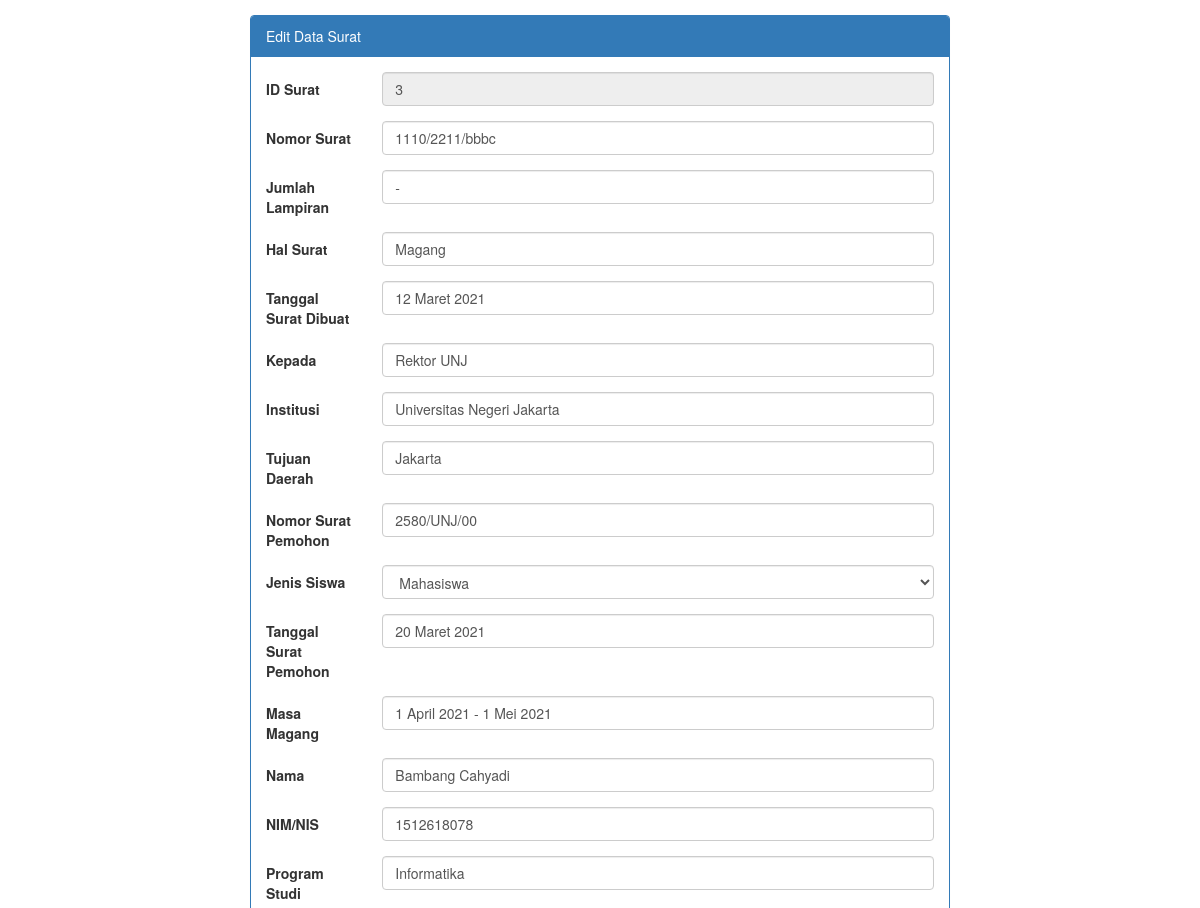
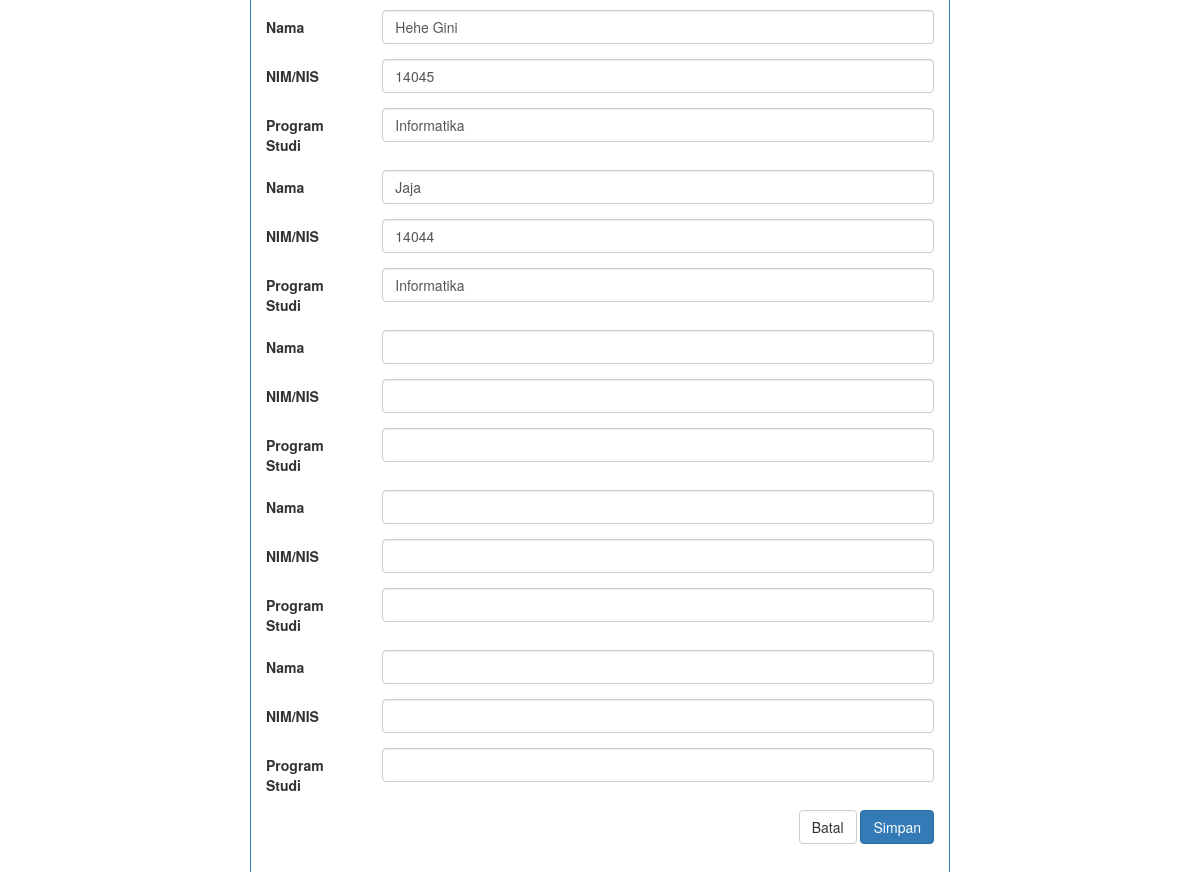
The page /home/formedit/3 on the database its author committed (2 pictures, top to bottom).
### tables this page shows
CREATE TABLE `surat` (
  `id_surat` int(11) NOT NULL,
  `no_surat` varchar(255) NOT NULL,
  `lampiran` varchar(3) NOT NULL,
  `hal_surat` varchar(255) NOT NULL,
  `tglsurat_dibuat` varchar(255) NOT NULL,
  `kepada_surat` varchar(255) NOT NULL,
  `institusi_surat` varchar(255) NOT NULL,
  `daerah_surat` varchar(255) NOT NULL,
  `no_surat_pemohon` varchar(255) NOT NULL,
  `jenis_siswa` varchar(255) NOT NULL,
  `tglsurat_pemohon` varchar(255) NOT NULL,
  `masa_magang` varchar(255) NOT NULL,
  `nama` varchar(255) NOT NULL,
  `nim` varchar(255) NOT NULL,
  `program_studi` varchar(255) NOT NULL,
  `nama2` varchar(255) NOT NULL,
  `nim2` varchar(255) NOT NULL,
  `program_studi2` varchar(255) NOT NULL,
  `nama3` varchar(255) NOT NULL,
  `nim3` varchar(255) NOT NULL,
  `program_studi3` varchar(255) NOT NULL,
  `nama4` varchar(255) NOT NULL,
  `nim4` varchar(255) NOT NULL,
  `program_studi4` varchar(255) NOT NULL,
  `nama5` varchar(255) NOT NULL,
  `nim5` varchar(255) NOT NULL,
  `program_studi5` varchar(255) NOT NULL,
  `nama6` varchar(255) NOT NULL,
  `nim6` varchar(255) NOT NULL,
  `program_studi6` varchar(255) NOT NULL
);

### application/controllers/Home.php (called while the page is built, shortened)
<?php
class Home extends CI_Controller
{
	public function __construct()
	{
		$this->load->model('model_surat');
		$this->load->helper(['url_helper', 'form']);
		$this->load->library(['form_validation', 'session', 'pdf']);
	}
	public function formedit($id)
	{
		$data['title'] = 'Edit Data | Test tampil Database';
		$data['db'] = $this->model_surat->edit_surat($id);
		$this->load->view('templates/header', $data);
		$this->load->view('formedit', $data);
		$this->load->view('templates/footer');
	}
}

### index.php (called while the page is built, shortened)
<?php
require_once BASEPATH.'core/CodeIgniter.php';

### application/config/database.php (called while the page is built, shortened)
<?php
$db['default'] = array(
	'dsn'	=> '',
	'hostname' => 'localhost',
	'username' => 'root',
	'password' => '',
	'database' => 'database_surat',
	'dbdriver' => 'mysqli',
	'dbprefix' => '',
	'pconnect' => FALSE,
	'db_debug' => (ENVIRONMENT !== 'production'),
	'cache_on' => FALSE,
	'cachedir' => '',
	'char_set' => 'utf8',
	'dbcollat' => 'utf8_general_ci',
	'swap_pre' => '',
	'encrypt' => FALSE,
	'compress' => FALSE,
	'stricton' => FALSE,
	'failover' => array(),
	'save_queries' => TRUE
);

### application/models/model_surat.php (called while the page is built, shortened)
<?php
class model_surat extends CI_Model
{
	public function edit_surat($id)
	{
		$query = $this->db->get_where('surat', ['id_surat' => $id]);
		return $query->row();
	}
}

### application/views/formedit.php (the view, shortened to what this page needs)
<section class="container-fluid">
	<div class="row">
		<div class="form-input clearfix">
			<div class="col-md-auto">
				<div class="panel panel-primary">
					<div class="panel-heading">Edit Data Surat</div>
					<div class="panel-body">
						<?php echo form_open('home/updatesurat/' . $db->id_surat, ['class' => 'form-horizontal', 'method' => 'post']); ?>
						<div class="form-group <?php echo (form_error('id_surat') != '') ? 'has-error has-feedback' : '' ?>">
							<label for="id_surat" class="control-label col-sm-2">ID Surat </label>
							<div class="col-sm-10">
								<input type="text" class="form-control" name="id_surat" value="<?php echo set_value('id_surat', $db->id_surat); ?>" readonly>
							</div>
						</div>
						<div class="form-group">
							<label for="no_surat" class="control-label col-sm-2">Nomor Surat </label>
							<div class="col-sm-10">
								<input type="text" class="form-control" name="no_surat" value="<?php echo set_value('no_surat', $db->no_surat); ?>">
							</div>
						</div>
						<div class="form-group">
							<label for="lampiran" class="control-label col-sm-2">Jumlah Lampiran </label>
							<div class="col-sm-10">
								<input type="text" class="form-control" name="lampiran" value="<?php echo set_value('lampiran', $db->lampiran); ?>">
							</div>
						</div>
						<div class="form-group">
							<label for="hal_surat" class="control-label col-sm-2">Hal Surat </label>
							<div class="col-sm-10">
								<input type="text" class="form-control" name="hal_surat" value="<?php echo set_value('hal_surat', $db->hal_surat); ?>">
							</div>
						</div>
						<div class="form-group">
							<label for="tglsurat_dibuat" class="control-label col-sm-2">Tanggal Surat Dibuat </label>
							<div class="col-sm-10">
								<input type="text" class="form-control" name="tglsurat_dibuat" value="<?php echo set_value('tglsurat_dibuat', $db->tglsurat_dibuat); ?>">
							</div>
						</div>
						<div class="form-group">
							<label for="kepada_surat" class="control-label col-sm-2">Kepada </label>
							<div class="col-sm-10">
								<input type="text" class="form-control" name="kepada_surat" value="<?php echo set_value('kepada_surat', $db->kepada_surat); ?>">
							</div>
						</div>
						<div class="form-group">
							<label for="institusi_surat" class="control-label col-sm-2">Institusi </label>
							<div class="col-sm-10">
								<input type="text" class="form-control" name="institusi_surat" value="<?php echo set_value('institusi_surat', $db->institusi_surat); ?>">
							</div>
						</div>
						<div class="form-group">
							<label for="daerah_surat" class="control-label col-sm-2">Tujuan Daerah </label>
							<div class="col-sm-10">
								<input type="text" class="form-control" name="daerah_surat" value="<?php echo set_value('daerah_surat', $db->daerah_surat); ?>">
							</div>
						</div>
						<div class="form-group">
							<label for="no_surat_pemohon" class="control-label col-sm-2">Nomor Surat Pemohon</label>
							<div class="col-sm-10">
								<input type="text" class="form-control" name="no_surat_pemohon" value="<?php echo set_value('no_surat_pemohon', $db->no_surat_pemohon); ?>">
							</div>
						</div>
						<div class="form-group">
							<label for="jenis_siswa" class="control-label col-sm-2">Jenis Siswa</label>
							<div class="col-sm-10">
								<select type="text" class="form-control" name="jenis_siswa" value="<?php echo set_value('jenis_siswa', $db->jenis_siswa); ?>">
									<option value="<?php echo set_value('jenis_siswa', $db->jenis_siswa); ?>"><?php echo set_value('jenis_siswa', $db->jenis_siswa); ?></option>
								</select>
							</div>
						</div>
						<div class="form-group">
							<label for="tglsurat_pemohon" class="control-label col-sm-2">Tanggal Surat Pemohon</label>
							<div class="col-sm-10">
								<input type="text" class="form-control" name="tglsurat_pemohon" value="<?php echo set_value('tglsurat_pemohon', $db->tglsurat_pemohon); ?>">
							</div>
						</div>
						<div class="form-group">
							<label for="masa_magang" class="control-label col-sm-2">Masa Magang </label>
							<div class="col-sm-10">
								<input type="text" class="form-control" name="masa_magang" value="<?php echo set_value('masa_magang', $db->masa_magang); ?>">
							</div>
						</div>
						<div class="form-group">
							<label for="nama" class="control-label col-sm-2">Nama </label>
							<div class="col-sm-10">
								<input type="text" class="form-control" name="nama" value="<?php echo set_value('nama', $db->nama); ?>">
							</div>
						</div>
						<div class="form-group">
							<label for="nim" class="control-label col-sm-2">NIM/NIS </label>
							<div class="col-sm-10">
								<input type="text" class="form-control" name="nim" value="<?php echo set_value('nim', $db->nim); ?>">
							</div>
						</div>
						<div class="form-group">
							<label for="program_studi" class="control-label col-sm-2">Program Studi </label>
							<div class="col-sm-10">
								<input type="text" class="form-control" name="program_studi" value="<?php echo set_value('program_studi', $db->program_studi); ?>">
							</div>
						</div>
						<div class="form-group">
							<label for="nama2" class="control-label col-sm-2">Nama </label>
							<div class="col-sm-10">
								<input type="text" class="form-control" name="nama2" value="<?php echo set_value('nama', $db->nama2); ?>">
							</div>
						</div>
						<div class="form-group">
							<label for="nim2" class="control-label col-sm-2">NIM/NIS </label>
							<div class="col-sm-10">
								<input type="text" class="form-control" name="nim2" value="<?php echo set_value('nim', $db->nim2); ?>">
							</div>
						</div>
						<div class="form-group">
							<label for="program_studi2" class="control-label col-sm-2">Program Studi </label>
							<div class="col-sm-10">
								<input type="text" class="form-control" name="program_studi2" value="<?php echo set_value('program_studi', $db->program_studi2); ?>">
							</div>
						</div>
						<div class="form-group">
							<label for="nama3" class="control-label col-sm-2">Nama </label>
							<div class="col-sm-10">
								<input type="text" class="form-control" name="nama3" value="<?php echo set_value('nama', $db->nama3); ?>">
							</div>
						</div>
						<div class="form-group">
							<label for="nim3" class="control-label col-sm-2">NIM/NIS </label>
							<div class="col-sm-10">
								<input type="text" class="form-control" name="nim3" value="<?php echo set_value('nim', $db->nim3); ?>">
							</div>
						</div>
						<div class="form-group">
							<label for="program_studi3" class="control-label col-sm-2">Program Studi </label>
							<div class="col-sm-10">
								<input type="text" class="form-control" name="program_studi3" value="<?php echo set_value('program_studi', $db->program_studi3); ?>">
							</div>
						</div>
						<div class="form-group">
							<label for="nama4" class="control-label col-sm-2">Nama </label>
							<div class="col-sm-10">
								<input type="text" class="form-control" name="nama4" value="<?php echo set_value('nama', $db->nama4); ?>">
							</div>
						</div>
						<div class="form-group">
							<label for="nim4" class="control-label col-sm-2">NIM/NIS </label>
							<div class="col-sm-10">
								<input type="text" class="form-control" name="nim4" value="<?php echo set_value('nim', $db->nim4); ?>">
							</div>
						</div>
						<div class="form-group">
							<label for="program_studi4" class="control-label col-sm-2">Program Studi </label>
							<div class="col-sm-10">
								<input type="text" class="form-control" name="program_studi4" value="<?php echo set_value('program_studi', $db->program_studi4); ?>">
							</div>
						</div>
						<div class="form-group">
							<label for="nama5" class="control-label col-sm-2">Nama </label>
							<div class="col-sm-10">
								<input type="text" class="form-control" name="nama5" value="<?php echo set_value('nama', $db->nama5); ?>">
							</div>
						</div>
						<div class="form-group">
							<label for="nim5" class="control-label col-sm-2">NIM/NIS </label>
							<div class="col-sm-10">
								<input type="text" class="form-control" name="nim5" value="<?php echo set_value('nim', $db->nim5); ?>">
							</div>
						</div>
						<div class="form-group">
							<label for="program_studi5" class="control-label col-sm-2">Program Studi </label>
							<div class="col-sm-10">
								<input type="text" class="form-control" name="program_studi5" value="<?php echo set_value('program_studi', $db->program_studi5); ?>">
							</div>
						</div>
						<div class="form-group">
							<label for="nama6" class="control-label col-sm-2">Nama </label>
							<div class="col-sm-10">
								<input type="text" class="form-control" name="nama6" value="<?php echo set_value('nama', $db->nama6); ?>">
							</div>
						</div>
						<div class="form-group">
							<label for="nim6" class="control-label col-sm-2">NIM/NIS </label>
							<div class="col-sm-10">
								<input type="text" class="form-control" name="nim6" value="<?php echo set_value('nim', $db->nim6); ?>">
							</div>
						</div>
						<div class="form-group">
							<label for="program_studi6" class="control-label col-sm-2">Program Studi </label>
							<div class="col-sm-10">
								<input type="text" class="form-control" name="program_studi6" value="<?php echo set_value('program_studi', $db->program_studi6); ?>">
							</div>
						</div>
						<div class="form-group">
							<div class="btn-form col-sm-12">
								<a href="<?php echo base_url('home/lihatdata'); ?>"><button type="button" class='btn btn-default'>Batal</button></a>
								<button type="submit" class='btn btn-primary'>Simpan</button>
							</div>
						</div>
						<?php echo form_close(); ?>
					</div>
				</div>
			</div>
		</div>
	</div>
</section>

### application/views/templates/header.php (style rules this page uses)
.container-fluid { padding: 15px; }
.control-label { text-align: left !important; }
.form-input { max-width: 700px; margin: 0 auto; }
.btn-form { text-align: right; }

### rows shown on the page
surat: id_surat "3", no_surat "1110/2211/bbbc", lampiran "-", hal_surat "Magang", tglsurat_dibuat "12 Maret 2021", kepada_surat "Rektor UNJ", institusi_surat "Universitas Negeri Jakarta", daerah_surat "Jakarta", no_surat_pemohon "2580/UNJ/00", jenis_siswa "Mahasiswa", tglsurat_pemohon "20 Maret 2021", masa_magang "1 April 2021 - 1 Mei 2021", nama "Bambang Cahyadi", nim "1512618078", program_studi "Informatika", nama2 "Hehe Gini", nim2 "14045", program_studi2 "Informatika", nama3 "Jaja", nim3 "14044", program_studi3 "Informatika"
